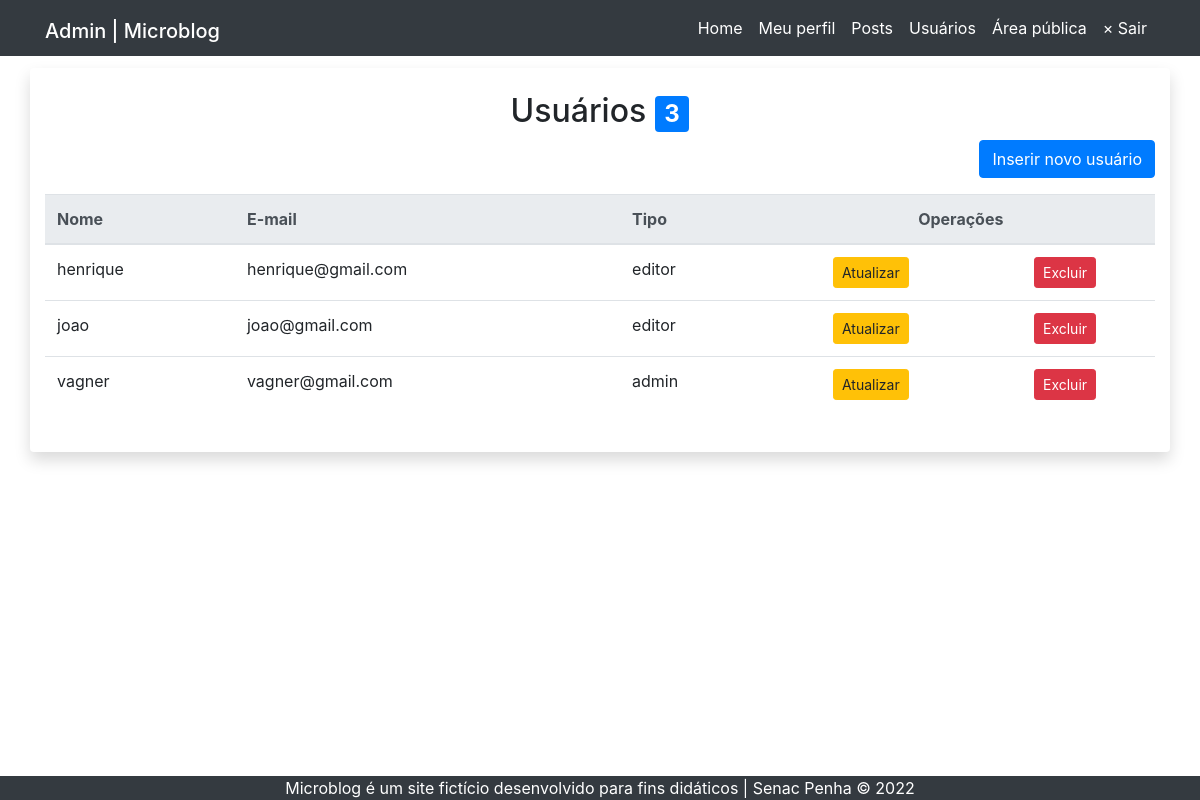
The app's page /admin/usuarios.php (signed in), older data.
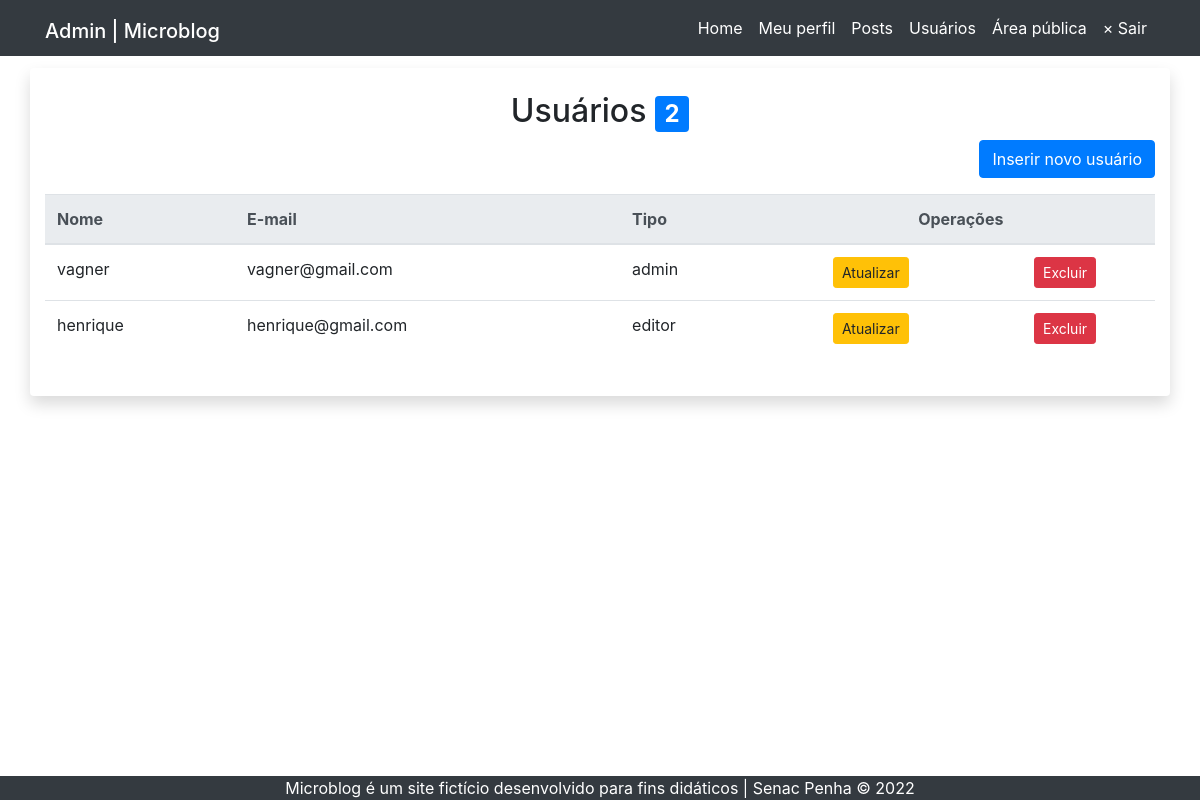
The same page, newer data.
### tables this page shows
CREATE TABLE `usuarios` (
  `id` smallint(6) NOT NULL,
  `nome` varchar(45) NOT NULL,
  `email` varchar(40) NOT NULL,
  `senha` varchar(255) NOT NULL,
  `tipo` enum('admin','editor') NOT NULL
);

### inc/funcoes-usuarios.php (called while the page is built, shortened)
<?php
function lerUsuarios(mysqli $conexao):array {
    $sql = "SELECT id, nome, email, tipo FROM usuarios ORDER BY nome";
    $resultado = mysqli_query($conexao, $sql) or die(mysqli_error($conexao));
    $usuarios = [];
    while ($usuario = mysqli_fetch_assoc($resultado)) {
        array_push($usuarios, $usuario);
    }
    return $usuarios;
}

### admin/usuarios.php (the view, shortened to what this page needs)
<?php
require "../inc/funcoes-usuarios.php";
require "../inc/cabecalho-admin.php";
$usuarios = lerUsuarios($conexao);
$quantidade = count($usuarios);
?>
<div class="row">
	<article class="col-12 bg-white rounded shadow my-1 py-4">
		<h2 class="text-center">
		Usuários <span class="badge badge-primary"> <?=$quantidade?></span>
		</h2>
		<p class="lead text-right">
				<a class="btn btn-primary" href="usuario-insere.php">Inserir novo usuário</a>
		</p>
		<div class="table-responsive">
			<table class="table table-hover">
				<thead class="thead-light">
					<tr>
						<th>Nome</th>
						<th>E-mail</th>
						<th>Tipo</th>
						<th colspan="2" class="text-center">Operações</th>
					</tr>
				</thead>
				<tbody>
<?php foreach ( $usuarios as $usuario ) { ?>
					<tr>
						<td> <?=$usuario['nome']?> </td>
						<td> <?=$usuario['email']?> </td>
						<td> <?=$usuario['tipo']?> </td>
						<td class="text-center">
							<a class="btn btn-warning btn-sm"
							href="usuario-atualiza.php?id=<?=$usuario['id']?>">
								Atualizar
							</a>
						</td>
						<td class="text-center">
							<a class="btn btn-danger btn-sm excluir"
							href="usuario-exclui.php?id=<?=$usuario['id']?>">
								Excluir
							</a>
						</td>
					</tr>
<?php } ?>
				</tbody>
			</table>
	</div>
	</article>
</div>
<?php require "../inc/rodape-admin.php"; ?>

### inc/cabecalho-admin.php (shortened to what this page needs)
<!doctype html>
<html lang="pt-br">
<head>
  <link rel="stylesheet" href="https://cdn.jsdelivr.net/npm/bootstrap@4.6.1/dist/css/bootstrap.min.css">
  <link rel="stylesheet" href="../css/style.css">
</head>
<body id="admin">
  <header id="topo" class="mb-2">
    <nav class="navbar navbar-expand-lg navbar-dark bg-dark justify-content-between">
      <div class="container">
        <h1><a class="navbar-brand" href="index.php">Admin | Microblog</a></h1>
        <div class="collapse navbar-collapse" id="navbarNav">
          <ul class="navbar-nav ml-auto">
            <li class="nav-item"><a class="nav-link" href="index.php">Home</a></li>
            <li class="nav-item"><a class="nav-link" href="meu-perfil.php">Meu perfil</a></li>
            <li class="nav-item"><a class="nav-link" href="posts.php">Posts</a></li>
            <?php if($_SESSION ['tipo'] == 'admin') { ?>
            <li class="nav-item"><a class="nav-link" href="usuarios.php">Usuários</a></li>
            <?php } ?>
            <li class="nav-item"><a class="nav-link" href="../index.php" target="_blank">Área pública</a></li>
            <li class="nav-item"><a class="nav-link" href="?sair">&times; Sair</a></li>
          </ul>
        </div>
      </div>
    </nav>
  </header>
  <main class="container">

### inc/rodape-admin.php (shortened to what this page needs)
    </main>
<footer class="footer bg-dark text-center text-white">
      Microblog é um site fictício desenvolvido para fins didáticos | Senac Penha &copy; 2022</
</footer>
</body>
</html>

### css/style.css (style rules this page uses)
body { display: flex; min-height: 100vh; flex-direction: column; background-image: url(../imagens/textura.png); background-attachment: fixed; }
main { flex: 1; }
#admin .nav-link { color: white; }
#admin .navbar { padding-top: 0; padding-bottom: 0; }

Row changes from the older to the newer data that the page shows:
removed usuarios: nome "joao", email "joao@gmail.com", tipo "editor"
changed usuarios "vagner": moves up the list
Text that changed along with them:
$quantidade: "3" → "2"
